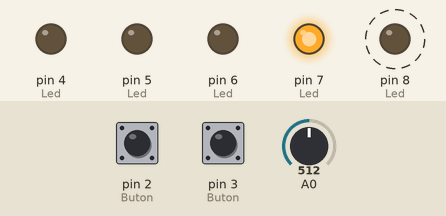
Bench run of a sketch on a simulated Arduino Uno, built with avr-gcc and run on an emulated ATmega328P. Shown: output pins drawn as LEDs (lit = HIGH). Dashed ring = blinking. The test bench sets the inputs (shaded band); at power-on: A0 = 512, pin 2 (Buton) LOW, pin 3 (Buton) LOW.

Above: at 3.3 s.
3.4 s: A0 set to 0
At 5.5 s:
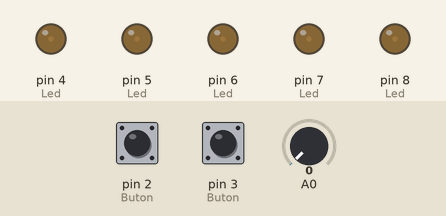
6.9 s: A0 set to 122
At 7.44 s:
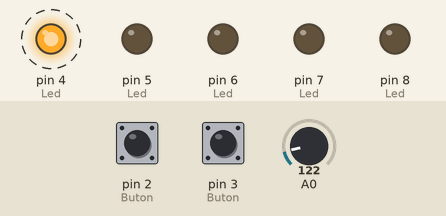
10.4 s: A0 set to 306
At 10.71 s:
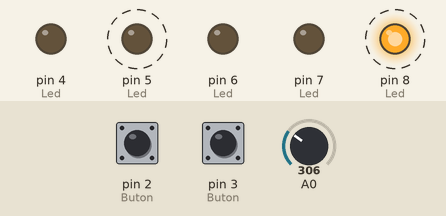
Timing chart, 0 to 19.9 s (numbered marks = the images above; inputs shaded):
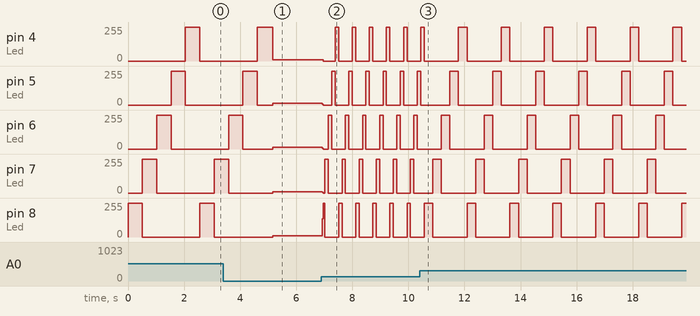

The sketch:

Led_Potansiyometre_Button.ino
```cpp
bool StatusValue;
void setup() {
  // put your setup code here, to run once:
  pinMode(4, OUTPUT);//Led
  pinMode(5, OUTPUT);//Led
  pinMode(6, OUTPUT);//Led
  pinMode(7, OUTPUT);//Led
  pinMode(8, OUTPUT);//Led

  pinMode(2, INPUT);//Buton
  pinMode(3, INPUT);//Buton

  StatusValue = false;
}

void loop() {
  // put your main code here, to run repeatedly:

  int pin2 = digitalRead(2);
  int pin3 = digitalRead(3);
  int value = analogRead(A0);//Potansiyometre

  if(pin2==1){
    StatusValue = false;
  }
  if(pin3==1){
    StatusValue = true;
  }

  if(StatusValue){
    leftToRight(value);
  }
  else{
    rightToLeft(value);
  }
}

void leftToRight(int value){
  digitalWrite(4, 1);
  delay(value);
  digitalWrite(4, 0);

  digitalWrite(5, 1);
  delay(value);
  digitalWrite(5, 0);

  digitalWrite(6, 1);
  delay(value);
  digitalWrite(6, 0);

  digitalWrite(7, 1);
  delay(value);
  digitalWrite(7, 0);

  digitalWrite(8, 1);
  delay(value);
  digitalWrite(8, 0);
}

void rightToLeft(int value){
  digitalWrite(8, 1);
  delay(value);
  digitalWrite(8, 0);

  digitalWrite(7, 1);
  delay(value);
  digitalWrite(7, 0);

  digitalWrite(6, 1);
  delay(value);
  digitalWrite(6, 0);

  digitalWrite(5, 1);
  delay(value);
  digitalWrite(5, 0);

  digitalWrite(4, 1);
  delay(value);
  digitalWrite(4, 0);
}
```

Measured:
- after the input at 6.9 s, pin 4 (Led): alternates 255/255 for 0.12 s and 0/255 for 0.49 s, starting after 0.06 s; pin 8 (Led): 11/255 → 138/255 at once, then moves between 0/255 and 255/255, repeating every 0.61 s
- after the input at 10.4 s, pin 5 (Led): alternates 255/255 for 0.31 s and 0/255 for 1.2 s, starting after 1.1 s; pin 6 (Led): alternates 255/255 for 0.31 s and 0/255 for 1.2 s, starting after 0.77 s; pin 7 (Led), pin 8 (Led): alternates 255/255 for 0.31 s and 0/255 for 1.2 s, starting after 0.47 s
